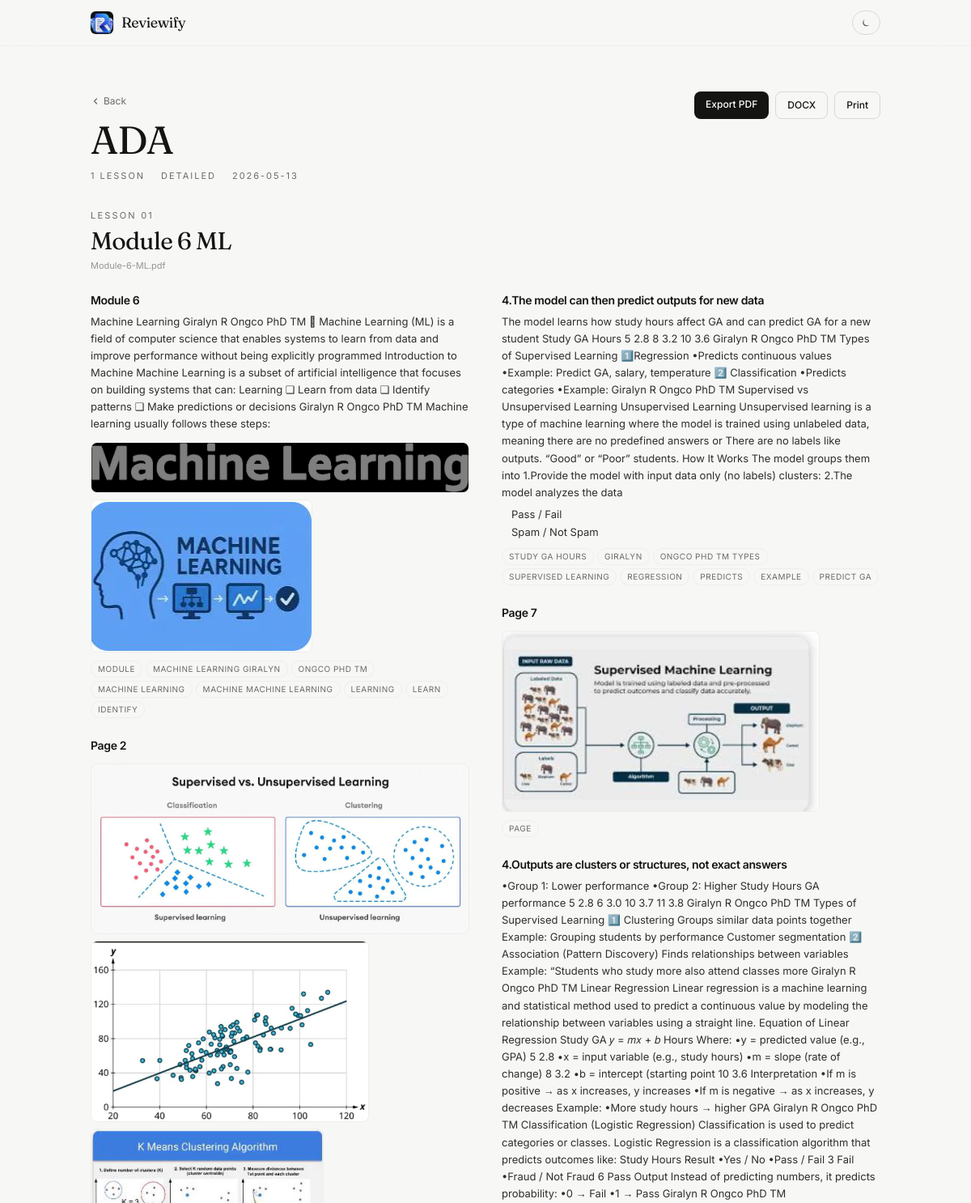
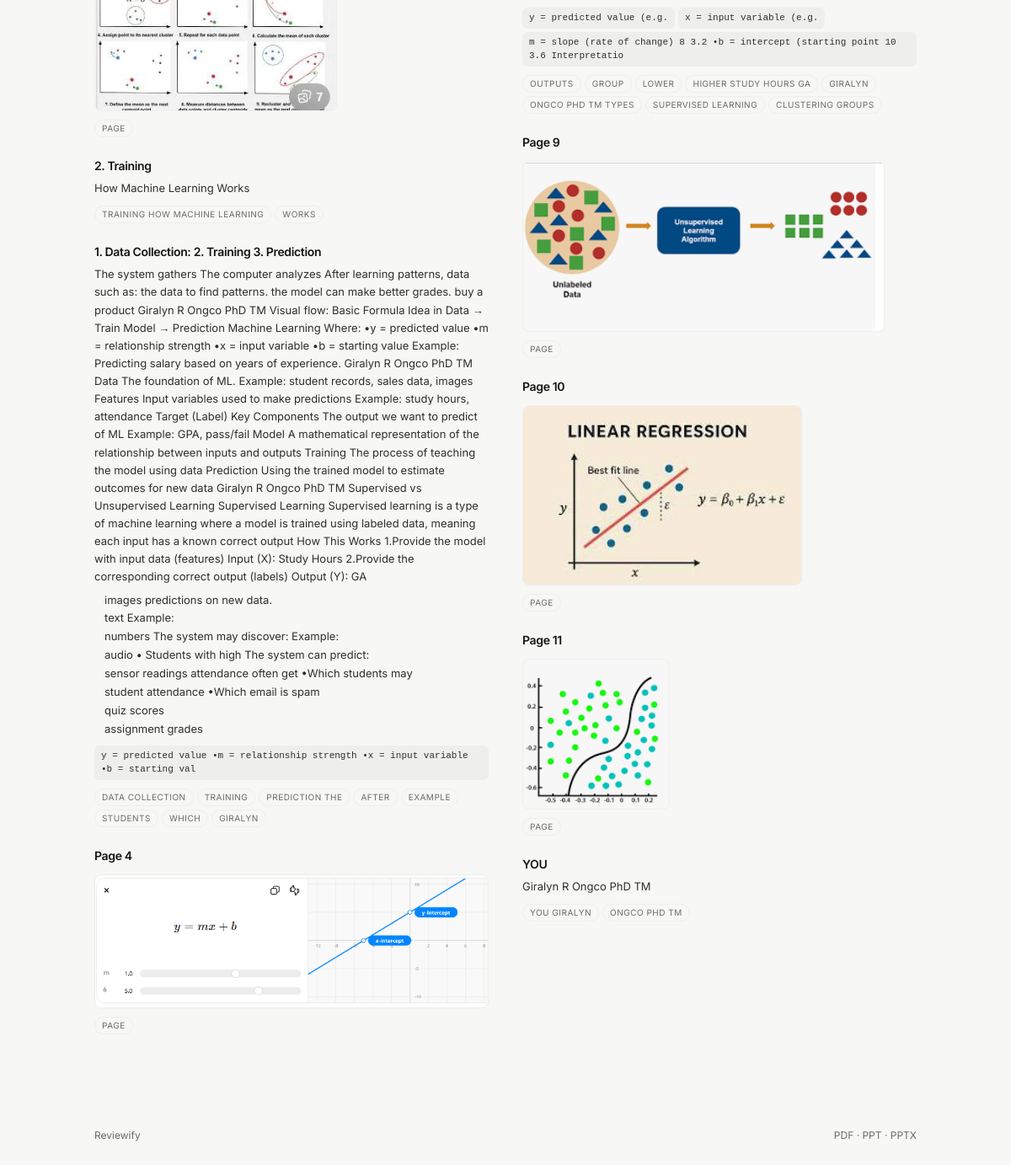
Screenshot of /reviewer/73911dcaf02b4aa39b7bb1fe163f2c9b with the database file from the repository (2 pictures, top to bottom).
### tables this page shows
CREATE TABLE reviewers (
                id TEXT PRIMARY KEY,
                title TEXT NOT NULL,
                source_filename TEXT NOT NULL,
                created_at TEXT NOT NULL,
                mode TEXT NOT NULL DEFAULT 'concise',
                content_json TEXT NOT NULL
            );

### app.py (the view)
@app.route("/reviewer/<rid>")
def reviewer(rid):
    with db() as conn:
        row = conn.execute("SELECT * FROM reviewers WHERE id=?", (rid,)).fetchone()
    if not row:
        abort(404)
    payload = json.loads(row["content_json"])
    if isinstance(payload, list):
        lessons = [{"title": row["title"], "source": row["source_filename"],
                    "sections": payload}]
    else:
        lessons = payload.get("lessons", [])
    return render_template("reviewer.html", r=row, lessons=lessons)

### app.py (called while the page is built)
def db():
    conn = sqlite3.connect(DB_PATH)
    conn.row_factory = sqlite3.Row
    return conn

### templates/reviewer.html (shortened to what this page needs)
{% extends "base.html" %}
{% block content %}
<div class="flex items-start justify-between mb-8 print:hidden flex-wrap gap-4">
  <div>
    <a href="{{ url_for('index') }}" class="text-xs text-ink-500 hover:text-ink-900 dark:hover:text-white transition inline-flex items-center gap-1">
      <svg width="12" height="12" viewBox="0 0 24 24" fill="none" stroke="currentColor" stroke-width="2.5" stroke-linecap="round" stroke-linejoin="round"><path d="m15 18-6-6 6-6"/></svg>
      Back
    </a>
    <h1 class="font-display text-4xl md:text-5xl tracking-tight mt-3 max-w-2xl">{{ r['title'] }}</h1>
    <div class="text-[11px] uppercase tracking-[0.18em] text-ink-500 mt-3 flex items-center gap-2 flex-wrap">
      <span>{{ lessons|length }} lesson{{ '' if lessons|length == 1 else 's' }}</span>
      <span class="w-1 h-1 rounded-full bg-ink-300"></span>
      <span>{{ r['mode'] }}</span>
      <span class="w-1 h-1 rounded-full bg-ink-300"></span>
      <span>{{ r['created_at'][:10] }}</span>
    </div>
  </div>
  <div class="flex gap-2">
    <a href="{{ url_for('export', rid=r['id'], fmt='pdf') }}" class="px-3.5 py-2 rounded-lg bg-ink-900 text-white dark:bg-white dark:text-ink-900 text-xs font-medium hover:opacity-90 transition">Export PDF</a>
    <a href="{{ url_for('export', rid=r['id'], fmt='docx') }}" class="px-3.5 py-2 rounded-lg border border-ink-200 dark:border-white/10 text-xs font-medium hover:bg-white dark:hover:bg-white/5 transition">DOCX</a>
    <button onclick="window.print()" class="px-3.5 py-2 rounded-lg border border-ink-200 dark:border-white/10 text-xs font-medium hover:bg-white dark:hover:bg-white/5 transition">Print</button>
  </div>
</div>
{% for lesson in lessons %}
  <section id="lesson-{{ loop.index }}" class="mb-14 {% if not loop.first %}pt-10 border-t border-ink-100 dark:border-white/10{% endif %}">
    <header class="mb-6 print:mb-3">
      <div class="text-[11px] uppercase tracking-[0.2em] text-ink-500">Lesson {{ '%02d' % loop.index }}</div>
      <h2 class="font-display text-3xl tracking-tight mt-1.5">{{ lesson.title }}</h2>
      <div class="text-[11px] text-ink-500/70 mt-1">{{ lesson.source }}</div>
    </header>
    <article class="reviewer columns-1 md:columns-2 gap-10">
      {% for s in lesson.sections %}
        <section class="break-inside-avoid mb-6">
          <h3 class="font-semibold text-ink-900 dark:text-ink-50 text-sm mb-1.5 tracking-tight">{{ s.heading }}</h3>
          {% if s.summary %}
            <p class="text-[13px] text-ink-700 dark:text-ink-200/80 leading-relaxed mb-2">{{ s.summary }}</p>
          {% endif %}
          {% if s.bullets %}
            <ul class="space-y-1 text-[13px] text-ink-700 dark:text-ink-200/80">
              {% for b in s.bullets %}
                <li class="pl-3 relative leading-snug before:content-[''] before:absolute before:left-0 before:top-[0.55em] before:w-1 before:h-1 before:rounded-full before:bg-ink-300">{{ b }}</li>
              {% endfor %}
            </ul>
          {% endif %}
          {% if s.formulas %}
            <div class="mt-2.5 flex flex-wrap gap-1">
              {% for f in s.formulas %}
                <code class="text-[11px] font-mono px-2 py-1 rounded-md bg-ink-100 dark:bg-white/5 text-ink-700 dark:text-ink-100">{{ f }}</code>
              {% endfor %}
            </div>
          {% endif %}
          {% if s.images %}
            <div class="mt-3 space-y-2">
              {% for img in s.images[:3] %}
                <img src="{{ img }}" alt="figure" loading="lazy" class="rounded-lg border border-ink-100 dark:border-white/10 max-h-56 w-auto print:max-h-40" />
              {% endfor %}
            </div>
          {% endif %}
          {% if s.keywords %}
            <div class="mt-2.5 flex flex-wrap gap-1">
              {% for k in s.keywords %}
                <span class="text-[10px] uppercase tracking-wider px-2 py-0.5 rounded-full border border-ink-100 dark:border-white/10 text-ink-500">{{ k }}</span>
              {% endfor %}
            </div>
          {% endif %}
        </section>
      {% endfor %}
    </article>
  </section>
{% endfor %}
{% endblock %}

### static/css/style.css (style rules this page uses)
html { -webkit-font-smoothing: antialiased; text-rendering: optimizeLegibility; }
body { font-feature-settings: "ss01", "cv11"; }

### rows the page displays
reviewers: title "ADA", mode "DETAILED", created_at "2026-05-13", index "01", title "Module 6 ML", source "Module-6-ML.pdf", heading "Module 6" "Page 2" "2. Training" "1. Data Collection: 2. Training 3. Prediction" "Page 4" "4.The model can then predict outputs for new data" "Page 7" "4.Outputs are clusters or structures, not exact answers" "Page 9" "Page 10" "Page 11" "YOU", summary "Machine Learning Giralyn R Ongco PhD TM  Machine Learning (ML) is a field of computer science that enables systems to learn from data and improve performance without being explicitly programmed Introduction to Machine Machine Learning is a subset of artificial intelligence that focuses on building systems that can: Learning ❑ Learn from data ❑ Identify patterns ❑ Make predictions or decisions Giralyn R Ongco PhD TM Machine learning usually follows these steps:" "How Machine Learning Works" "The system gathers The computer analyzes After learning patterns, data such as: the data to find patterns. the model can make better grades. buy a product Giralyn R Ongco PhD TM Visual flow: Basic Formula Idea in Data → Train Model → Prediction Machine Learning Where: •y = predicted value •m = relationship strength •x = input variable •b = starting value Example: Predicting salary based on years of experience. Giralyn R Ongco PhD TM Data The foundation of ML. Example: student records, sales data, images Features Input variables used to make predictions Example: study hours, attendance Target (Label) Key Components The output we want to predict of ML Example: GPA, pass/fail Model A…" "The model learns how study hours affect GA and can predict GA for a new student Study GA Hours 5 2.8 8 3.2 10 3.6 Giralyn R Ongco PhD TM Types of Supervised Learning 1️⃣Regression •Predicts continuous values •Example: Predict GA, salary, temperature 2️⃣ Classification •Predicts categories •Example: Giralyn R Ongco PhD TM Supervised vs Unsupervised Learning Unsupervised Learning Unsupervised learning is a type of machine learning where the model is trained using unlabeled data, meaning there are no predefined answers or There are no labels like outputs. “Good” or “Poor” students. How It Works The model groups them into 1.Provide the model with input data only (no labels) clusters: 2.The…" "•Group 1: Lower performance •Group 2: Higher Study Hours GA performance 5 2.8 6 3.0 10 3.7 11 3.8 Giralyn R Ongco PhD TM Types of Supervised Learning 1️⃣ Clustering Groups similar data points together Example: Grouping students by performance Customer segmentation 2️⃣ Association (Pattern Discovery) Finds relationships between variables Example: “Students who study more also attend classes more Giralyn R Ongco PhD TM Linear Regression Linear regression is a machine learning and statistical method used to predict a continuous value by modeling the relationship between variables using a straight line. Equation of Linear Regression Study GA 𝑦 = 𝑚𝑥 + 𝑏 Hours Where: •y = predicted value (e.g.,…" "Giralyn R Ongco PhD TM", keywords "MODULE" "MACHINE LEARNING GIRALYN" "ONGCO PHD TM" "MACHINE LEARNING" "MACHINE MACHINE LEARNING" "LEARNING" "LEARN" "IDENTIFY" "PAGE" "TRAINING HOW MACHINE LEARNING" "WORKS" "DATA COLLECTION" "TRAINING" "PREDICTION THE" "AFTER" "EXAMPLE" "STUDENTS" "WHICH" "GIRALYN" "PAGE" "STUDY GA HOURS" "GIRALYN" "ONGCO PHD TM TYPES" "SUPERVISED LEARNING" "REGRESSION" "PREDICTS" "EXAMPLE" "PREDICT GA" "PAGE" "OUTPUTS" "GROUP" "LOWER" "HIGHER STUDY HOURS GA" "GIRALYN" "ONGCO PHD TM TYPES" "SUPERVISED LEARNING" "CLUSTERING GROUPS" "PAGE" "PAGE" "PAGE" "YOU GIRALYN" "ONGCO PHD TM", bullets "images predictions on new data." "text Example:" "numbers The system may discover: Example:" "audio • Students with high The system can predict:" "sensor readings attendance often get •Which students may" "student attendance •Which email is spam" "quiz scores" "assignment grades" "Pass / Fail" "Spam / Not Spam", formulas "y = predicted value •m = relationship strength •x = input variable •b = starting val" "y = predicted value (e.g." "x = input variable (e.g." "m = slope (rate of change) 8 3.2 •b = intercept (starting point 10 3.6 Interpretatio"

### other values shown
{{ lessons|length }} "1"
